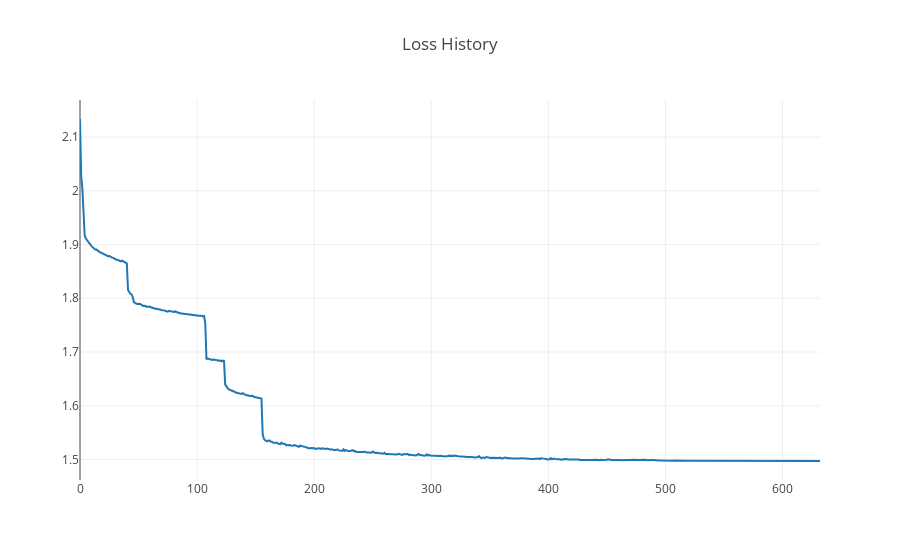

Notebook cell for this chart:
### Code cell
plotly.offline.iplot({
    'data': [
        go.Scatter(
            y=loss_history
        )
    ],
    'layout': go.Layout(title='Loss History')
})

### Figure 1 — Plotly figure (JSON) as saved in the notebook; plotly's stock layout.template omitted (floating-point values rounded to 4 significant figures; data arrays with more than 128 entries replaced by an {"elided": "..."} marker saying what was removed)
{"data": [{"type": "scatter", "y": {"elided": "633 float values"}}], "layout": {"title": "Loss History"}}
